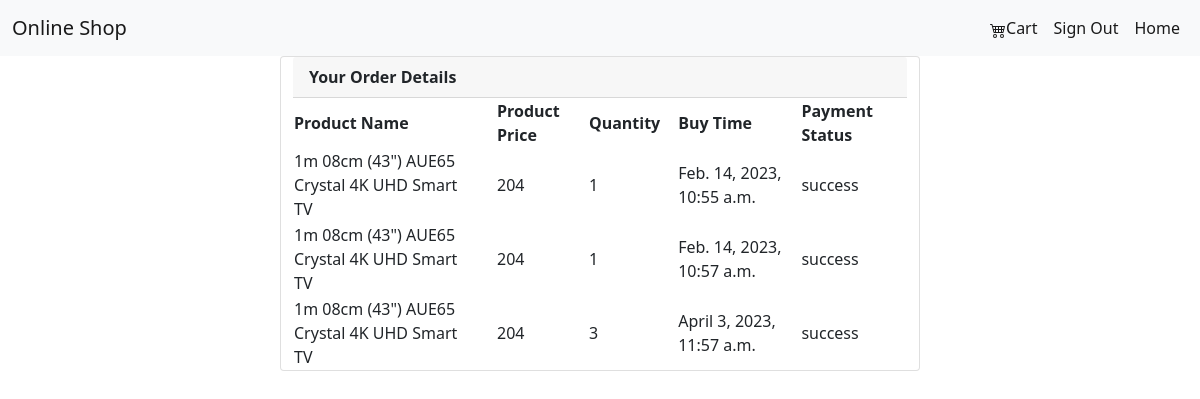
Page /myorder (signed in) on the committed database.
### newapp/models.py (models this page shows, shortened)
class User_Info(models.Model):
    user = models.ForeignKey(User,on_delete = models.CASCADE)
    product_name = models.ForeignKey(Product,on_delete = models.CASCADE)
    quantity=models.IntegerField(default=1)
    buy_time = models.DateTimeField()
    payment_satuts = models.CharField(max_length = 120)

class Product(models.Model):
    product_catagory = models.CharField(max_length = 120)
    product_img = models.CharField(max_length = 450, default="")
    product_name = models.CharField(max_length = 120)
    product_price = models.CharField(max_length = 120)
    foo = models.CharField(max_length=200 ,default="" )

### newapp/views.py (the view)
# urls.py: path('myorder', views.my_orders, name='myorder'),
@login_required
def my_orders(request):
    order_data = User_Info.objects.filter(user=request.user)
    return render(request, 'newapp/my_order.html', context={'orderdata':order_data })

### newapp/templates/newapp/my_order.html (shortened to what this page needs)
<!DOCTYPE html>
<html lang="en">
<head>
  <link href="https://cdn.jsdelivr.net/npm/bootstrap@5.0.2/dist/css/bootstrap.min.css" rel="stylesheet">
</head>
<body>
  <nav class="navbar navbar-expand-lg navbar-light bg-light">
    <div class="container-fluid">
      <a class="navbar-brand" href="/">Online Shop</a>
      <ul class="navbar-nav ml-auto">
        {% if user.is_authenticated %}
          <li class="nav-item ">
            <a class="nav-link active" href="mycart">Cart</a>
          </li>
          <li class="nav-item ">
            <a class="nav-link active" href="/sign_out">Sign Out</a>
          </li>
          <li class="nav-item ">
            <a class="nav-link active" href="/">Home</a>
          </li>
        {% else %}
          <li class="nav-item ">
            <a class="nav-link active" href="/sign_in">Sign In</a>
          </li>
        {% endif %}
      </ul>
    </div>
  </nav>
  <div class="row d-flex justify-content-center  ">
    <div class="card " style="width: 40rem;">
      <div class="card-header">
          <label for="form-check" name="ques" value="{{i.question}}" ><b class="center" >Your Order Details</b></label>
      </div>
      {% if orderdata  %}
        <div>
          <table>
            <thead>
              <tr>
                <th scope="col">Product Name&emsp;</th>
                <th scope="col">Product Price&emsp;</th>
                <th scope="col">Quantity&emsp;</th>
                <th scope="col">Buy Time&emsp;</th>
                <th scope="col">Payment Status&emsp;</th>
              </tr>
            </thead>
            <tbody>
              {% for order in orderdata %}
              <tr>
                <td>{{order.product_name.product_name}}&emsp;</td>
                <td>{{order.product_name.product_price}}&emsp;</td>
                <td>{{order.quantity}}&emsp;</td>
                <td>{{order.buy_time}}&emsp;</td>
                <td>{{order.payment_satuts}}&emsp;</td>
              </tr>
              {% endfor  %}
            </tbody>
          </table>
        </div>
        {% else %}
          <div>
              <b>No order Yet !! Go <a href="/">Buy Now </a></b>
          </div>
        {% endif %}
    </div>
  </div>
</body>
</html>

### rows in the picture
User_Info: product_name.product_name "1m 08cm (43\") AUE65 Crystal 4K UHD Smart TV", product_name.product_price "204", quantity "1", buy_time "Feb. 14, 2023, 10:55 a.m.", payment_satuts "success"
User_Info: product_name.product_name "1m 08cm (43\") AUE65 Crystal 4K UHD Smart TV", product_name.product_price "204", quantity "1", buy_time "Feb. 14, 2023, 10:57 a.m.", payment_satuts "success"
User_Info: product_name.product_name "1m 08cm (43\") AUE65 Crystal 4K UHD Smart TV", product_name.product_price "204", quantity "3", buy_time "April 3, 2023, 11:57 a.m.", payment_satuts "success"
